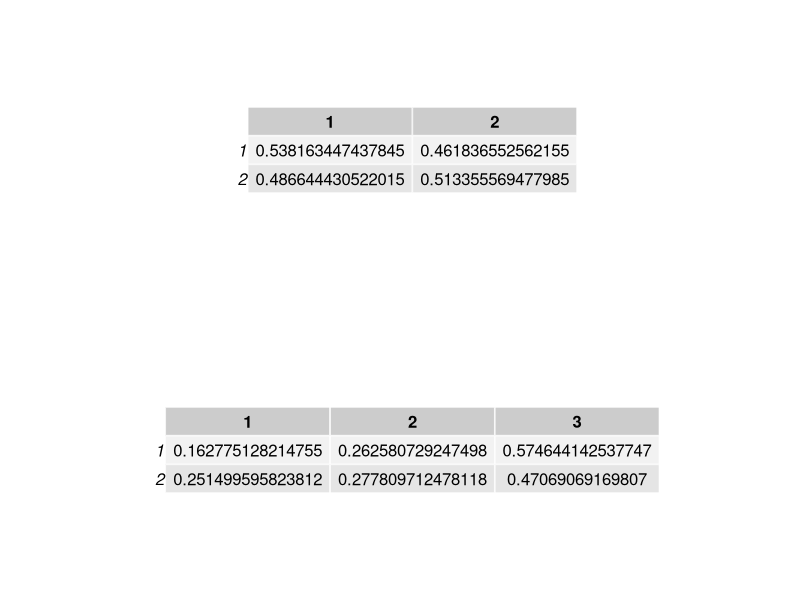

Source code (R):

#assignment 3


mypackages = c("gridExtra")   
tmp = setdiff(mypackages, rownames(installed.packages())) 
if (length(tmp) > 0) install.packages(tmp)

library("gridExtra")

myBW = function(x, A, B, w, n.iter = 100){
  # Input: 
  # x: T-by-1 observation sequence
  # A: initial estimate for mz-by-mz transition matrix
  # B: initial estimate for mz-by-mx emission matrix
  # w: initial estimate for mz-by-1 initial distribution over Z_1
  # Output MLE of A and B; we do not update w
  # list(A = A, B=B, w = w)
  
  for(i in 1:n.iter){
    update.para = BW.onestep(x, A, B, w)
    A = update.para$A
    B = update.para$B
  }
  return(list(A = A, B = B, w = w)) 
}


BW.onestep = function(x, A, B, w){
  # Input: 
  # x: T-by-1 observation sequence
  # A: current estimate for mz-by-mz transition matrix
  # B: current estimate for mz-by-mx emission matrix
  # w: current estimate for mz-by-1 initial distribution over Z_1
  # Output the updated parameters 
  # para = list(A = A1, B = B1)
  
  # We DO NOT update the initial distribution w
  
  T = length(x)
  mz = nrow(A)
  alp = forward.prob(x, A, B, w)
  beta = backward.prob(x, A, B, w)
  myGamma = array(0, dim=c(mz, mz, T-1))
  
  ###
  ## YOUR CODE: 
  ## Compute gamma_t(i,j), which are stored in myGamma
  ##
  #500 matrix of 2x2
  # for(t in 1:T-1){
  #   myGamma[,,t] <- (matrix(alp[t,]) %*% t(A %*% matrix(beta[t+1,]* B[,x[t+1]])))   
  # }
  
  for(t in 1:(T-1)){
    for(i in 1:mz){
      for (j in 1:mz){
        myGamma[i,j,t] = alp[t,i] * A[i,j] * B[j,x[t+1]] * beta[t+1,j]
      }
    }
  }
  
  
  A = rowSums(myGamma, dims = 2)
  A = A/rowSums(A)
  
  tmp = apply(myGamma, c(1, 3), sum)  # mz-by-(T-1)
  tmp = cbind(tmp, colSums(myGamma[, , T-1]))
  for(l in 1:mx){
    B[, l] = rowSums(tmp[, which(x==l)])
  }
  B = B/rowSums(B)
  return(list(A = A, B = B))
}


forward.prob = function(x, A, B, w){
  
  # Output the forward probability matrix alp 
  # alp: T by mz, (t, i) entry = P(x_{1:t}, Z_t = i)
  
  T = length(x)
  mz = nrow(A)
  alp = matrix(0, T, mz)
  
  # fill in the first row of alp
  alp[1, ] = w*B[, x[1]]
  
  # Recursively compute the remaining rows of alp
  for(t in 2:T){
    tmp = alp[t-1, ] %*% A
    alp[t, ] = tmp * B[, x[t]]
  }
  return(alp)
}

backward.prob = function(x, A, B, w){
  # Output the backward probability matrix beta
  # beta: T by mz, (t, i) entry = P(x_{(t+1):n} | Z_t = i)
  # for t=1, ..., n-1
  
  T = length(x)
  mz = nrow(A)
  beta = matrix(1, T, mz)
  
  # The last row of beta is all 1.
  # Recursively compute the previous rows of beta
  for(t in (T-1):1){
    tmp = as.matrix(beta[t+1, ] * B[, x[t+1]])  # make tmp a column vector
    beta[t, ] = t(A %*% tmp)
  }
  return(beta)
}


myViterbi <- function(obs, transition_mat, emission_mat, initial_mat){
  
  T <- length(obs)
  A <- transition_mat
  
  pi <- initial_mat
  B <- emission_mat
  
  #Initialization:
  delta <- matrix(data=NA, nrow=2, ncol=length(data$X))
  delta[1,1] <- log(pi[1]*B[1,data$X[1]])
  delta[2,1] <- log(pi[2]*B[2,data$X[1]])
  
  pis <- matrix(data=NA, nrow=2, ncol=length(data$X))
  
  
  for(t in 2:T) {
    delta[1,t] <- max(c(delta[1,t-1] + log(A[1,1]), delta[2,t-1] + log(A[2,1]))) + log(B[1,data$X[t]])
    delta[2,t] <- max(c(delta[1,t-1] + log(A[1,2]), delta[2,t-1] + log(A[2,2]))) + log(B[2,data$X[t]])
    
    pis[1,t] <- ifelse(delta[1,t-1] + log(A[1,1]) > delta[2,t-1] + log(A[2,1]), yes=1, no=2)
    pis[2,t] <- ifelse(delta[1,t-1] + log(A[1,2]) > delta[2,t-1] + log(A[2,2]), yes=1, no=2)
  }
  
  
  #Termination:
  prob_Sequence <- NULL
  prob_Sequence[T] <- ifelse(delta[1,T] > delta[2,T], yes=1, no=2)

  #Backtracking:
  for(t in (T-1):1) {
    prob_Sequence[t] <- pis[prob_Sequence[t+1],t+1]
  }
  prob_Sequence <- ifelse(prob_Sequence == 1, "A", "B")
  prob_Sequence
}

  
data = read.csv("Coding3_HMM_Data.csv")

mz=2; mx=3
ini.A = matrix(1, mz, mz)
ini.A = ini.A/rowSums(ini.A)
ini.B = matrix(1:6, mz, mx)
ini.B = ini.B/rowSums(ini.B)
ini.w = c(1/2, 1/2)

myout = myBW(data$X, ini.A, ini.B, ini.w, n.iter = 100)
myout.Z = myViterbi(data$X, myout$A, myout$B, ini.w)
write.table(myout.Z, file = "Coding3_HMM_Viterbi_Output.txt", 
            row.names = FALSE, col.names = FALSE)


df1 <- tableGrob(myout$A, rows = c("1","2"), cols = c("1","2"))
df2 <- tableGrob(myout$B, rows= c("1","2"), cols = c("1","2","3"))

# create pdf
pdf("AssignmentOutput_3_HMM.pdf", width=15,height=6)
grid.arrange(df1,df2, ncol = 1, nrow = 2)
dev.off()

